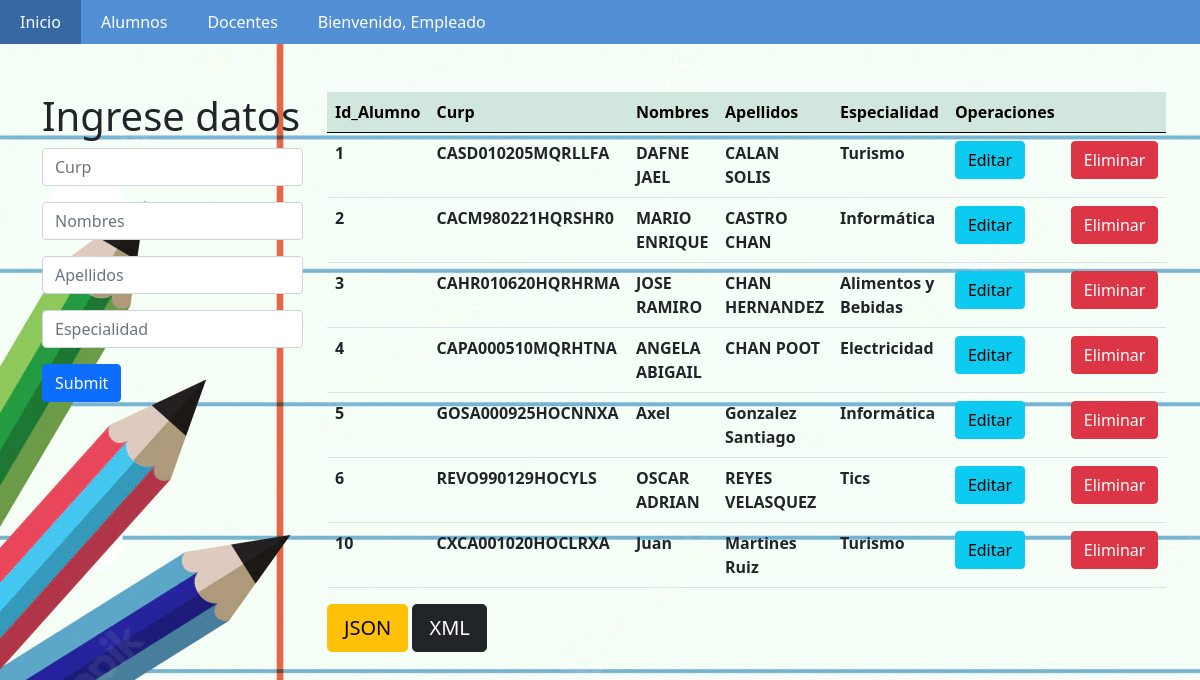
/alumno/alumno.php (signed in), run on the app's committed database.
### tables this page shows
CREATE TABLE `alumno` (
  `id_alumno` int(11) NOT NULL,
  `curp` varchar(17) NOT NULL,
  `nombre` varchar(100) NOT NULL,
  `apellidos` varchar(100) NOT NULL,
  `especialidad` varchar(100) NOT NULL
);

### alumno/alumno.php (the view, shortened to what this page needs)
<?php
if (isset($_SESSION['Id_Usuario']) && isset($_SESSION['nombre'])) {
 ?>
<?php
    $con=conectar();
    $sql="SELECT *  FROM alumno";
    $query=mysqli_query($con,$sql);
?>
<!DOCTYPE html>
<html lang="en">
    <head>
        <link href="../style_m.css?126967" rel="stylesheet">
        <link href="https://cdn.jsdelivr.net/npm/bootstrap@5.0.0-beta1/dist/css/bootstrap.min.css" rel="stylesheet">
    </head>
    <body>
    <nav>
			<ul>
			<li><a href="../menu.php">Inicio</a></li>
				<li><a href="alumno.php">Alumnos</a></li>
				<li><a href="../docente/docente.php">Docentes</a></li>
				<li><a href="#">Bienvenido, <?php echo $_SESSION['nombre']; ?></a>
            </li>
			</ul>
		</nav>
            <div class="container mt-5">
                    <div class="row">
                        <div class="col-md-3">
                            <h1>Ingrese datos</h1>
                                <form action="insertar.php" method="POST">
                                    <input type="text" class="form-control mb-3" name="curp" placeholder="Curp">
                                    <input type="text" class="form-control mb-3" name="nombre" placeholder="Nombres">
                                    <input type="text" class="form-control mb-3" name="apellidos" placeholder="Apellidos">
                                    <input type="text" class="form-control mb-3" name="especialidad" placeholder="Especialidad">
                                    <input type="submit" class="btn btn-primary">
                                </form>
                        </div>
                        <div class="col-md-8">
                            <table class="table" >
                                <thead class="table-success table-striped" >
                                    <tr>
                                        <th>Id_Alumno</th>
                                        <th>Curp</th>
                                        <th>Nombres</th>
                                        <th>Apellidos</th>
                                        <th>Especialidad</th>
                                        <th>Operaciones</th>
                                        <th></th>
                                    </tr>
                                </thead>
                                <tbody>
                                        <?php
                                            while($row=mysqli_fetch_array($query)){
                                        ?>
                                            <tr>
                                                <th><?php  echo $row['id_alumno']?></th>
                                                <th><?php  echo $row['curp']?></th>
                                                <th><?php  echo $row['nombre']?></th>
                                                <th><?php  echo $row['apellidos']?></th>
                                                <th><?php  echo $row['especialidad']?></th>
                                                <th><a href="actualizar.php?id=<?php echo $row['id_alumno'] ?>" class="btn btn-info">Editar</a></th>
                                                <th><a href="delete.php?id=<?php echo $row['id_alumno'] ?>" class="btn btn-danger">Eliminar</a></th>
                                            </tr>
                                        <?php
                                            }
                                        ?>
                                </tbody>
                            </table>
                            <a class="btn btn-warning btn-lg" href="json.php" role="button">JSON</a>
                                    <a class="btn btn-dark btn-lg" href="xml.php" role="button">XML</a>
                        </div>
                    </div>
            </div>
    </body>
</html>
<?php
}else{
     header("Location: ../index.php");
     exit();
}
 ?>

### style_m.css (style rules this page uses)
body { background-image: url("img/escuela.webp"); background-repeat:no-repeat; margin-top: auto; }
nav { background:#528fd5; position: relative; }
nav ul { list-style:none; padding:0; margin:0; overflow:hidden; }
nav > ul > li { float:left; }
nav ul li a { text-decoration:none; color:#fff; display:block; padding:10px 20px; }

### data on the page
alumno: id_alumno "1", curp "CASD010205MQRLLFA", nombre "DAFNE JAEL", apellidos "CALAN SOLIS", especialidad "Turismo"
alumno: id_alumno "2", curp "CACM980221HQRSHR0", nombre "MARIO ENRIQUE", apellidos "CASTRO CHAN", especialidad "Informática"
alumno: id_alumno "3", curp "CAHR010620HQRHRMA", nombre "JOSE RAMIRO", apellidos "CHAN HERNANDEZ", especialidad "Alimentos y Bebidas"
alumno: id_alumno "4", curp "CAPA000510MQRHTNA", nombre "ANGELA ABIGAIL", apellidos "CHAN POOT", especialidad "Electricidad"
alumno: id_alumno "5", curp "GOSA000925HOCNNXA", nombre "Axel", apellidos "Gonzalez Santiago", especialidad "Informática"
alumno: id_alumno "6", curp "REVO990129HOCYLS", nombre "OSCAR ADRIAN", apellidos "REYES VELASQUEZ", especialidad "Tics"
alumno: id_alumno "10", curp "CXCA001020HOCLRXA", nombre "Juan", apellidos "Martines Ruiz", especialidad "Turismo"

### other printed values
$_SESSION['nombre'] "Empleado"
